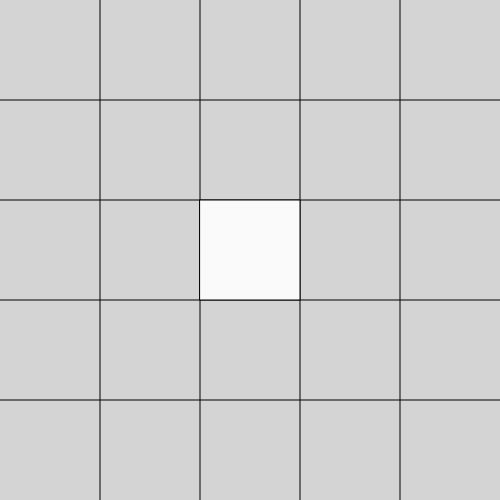
Frame 1 (no input)
Frame 60 (no input): identical to frame 1, image omitted
Frame 120 (the mouse pressed at the canvas centre since frame 60): identical to frame 1, image omitted

The p5.js sketch that drew this single still picture (run headless with seeded random() and noise() and a simulated clock; from frame 60 on, the mouse is pressed at the canvas centre):

// p5.js sketch
// ── sketch.js
function setup() {
 createCanvas(500,500);
 

}

function draw() {

background(212);
line(100,0,100,500);
line(200,0,200,500);
line(300,0,300,500);
line(400,0,400,500);

line(0,100,500,100);
line(0,200,500,200);
line(0,300,500,300);
line(0,400,500,400);
 

if (mouseX > 250) { 
fill(0);
}

else { 
fill(250);
}

rect(200,200,100,100);}
 
 
